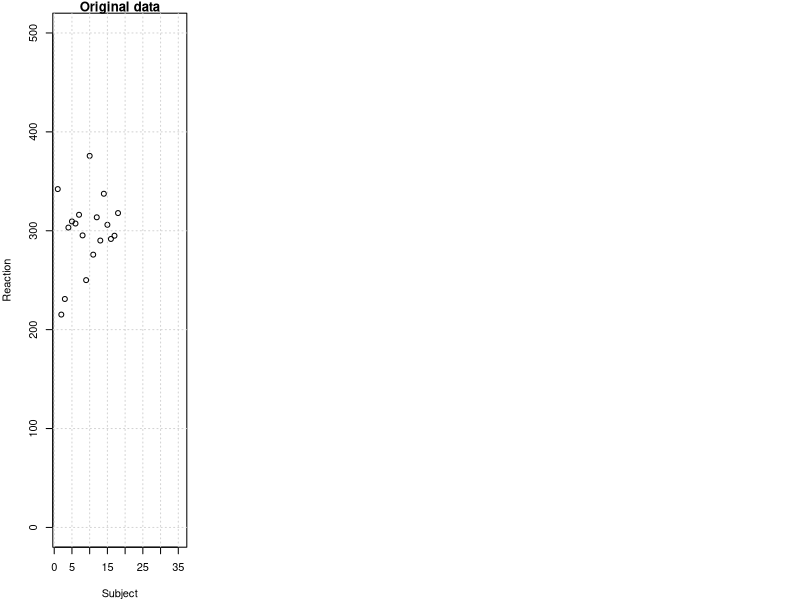

Generate this figure with R: (Note: this script raises an error after producing the figure.)
library("lme4")
fit1 = lmer(Reaction ~ Days + (1 | Subject), data = sleepstudy)
newdata <- expand.grid(
  Days = c(12, 14),
  Subject = unique(sleepstudy$Subject)
)

newdata$Predicted_Response <- predict(fit1, newdata = newdata)



d <- sleepstudy
d$Subject <- factor(rep(1:18, each=10))

fm1 <- lmer(Reaction ~ Days + (Days|Subject), d)
summary(fm1)

d <- rbind(sleepstudy, sleepstudy)
d$Subject <- factor(rep(1:36, each=10))
d$Reaction <- ifelse(d$Subject %in% 19:36, NA, d$Reaction)

d$predicted1 <- predict (fm1, newdata=d, allow.new.levels=T)
d$simulated <- simulate(fm1, seed=1, newdata=d[-1], re.form=NA,
                        allow.new.levels=T)$sim_1
d$simulated1 <- simulate(fm1, seed=1, newdata=d[-1], re.form=NULL,
                        allow.new.levels=T)$sim_1


f <- function(x, ...) {
  plot(x, xlab="Subject", ylim=c(0, 500), ...)
  grid()
}
par(mfrow=c(1,4), mar=c(4,4,1,1))
with(d, f(tapply(Reaction,  Subject, mean), main="Original data", ylab="Reaction", xlim=c(1, 36)))
with(d, f(tapply(predicted, Subject, mean), main="Predicted data", ylab="", col=rep(1:2, each=18)))
with(d, f(tapply(simulated, Subject, mean), main="Simulated data", ylab="", col=rep(1:2, each=18)))
with(d, f(tapply(simulated1, Subject, mean), main="Simulated data2", ylab="", col=rep(1:2, each=18)))
legend("bottomright", pch=c(1,1), col=1:2, c("old subjects", "new subjects"), bg="white")


fm_pre <- lmer(simulated1 ~ Days + (Days|Subject), d)
summary(fm_pre)



x <- with(d, as.matrix(tapply(Reaction,  list(Subject, Days), mean), ncol=9))
y <- with(d, as.matrix(tapply(predicted, list(Subject, Days), mean), ncol=9))
z <- with(d, as.matrix(tapply(simulated, list(Subject, Days), mean), ncol=9))
t <- with(d, as.matrix(tapply(simulated1, list(Subject, Days), mean), ncol=9))

f <- function(xlab="Day", ...) {
  plot(c(1, 10), c(0, 500), ylab="Raction", xlab=xlab, t="n", ...)
  grid()
}
par(mfrow=c(3,3), mar=c(4,4,3,1))

f(main="Original data", "")
for (i in 1:18) lines(x[i,])

f(main="Predicted data\nold subjects", "")
for (i in 1:18) lines(y[i,])

f(main="Predicted data\nnew subjects", "")
for (i in 19:36) lines(y[i,], col="red")


f(main="Original data")
for (i in 1:18) lines(x[i,])

f(main="Simulated data\nold subjects")
for (i in 1:18) lines(z[i,])

f(main="Simulated data\nnew subjects")
for (i in 19:36) lines(z[i,], col="red")

f(main="Original data")
for (i in 1:18) lines(x[i,])

f(main="Simulated data2\nold subjects")
for (i in 1:18) lines(t[i,])

f(main="Simulated data2\nnew subjects")
for (i in 19:36) lines(t[i,], col="red")


legend("bottomright", lty=c(1,1), col=1:2, c("old subjects", "new subjects"), bg="white")
